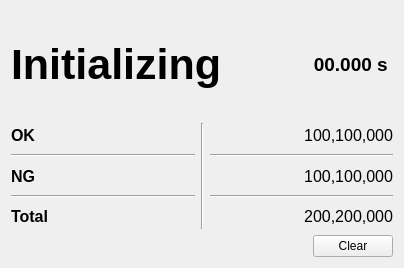
<?xml version="1.0" encoding="UTF-8"?>
<ui version="4.0">
 <class>ShowInfo4Result</class>
 <widget class="QWidget" name="ShowInfo4Result">
  <property name="geometry">
   <rect>
    <x>0</x>
    <y>0</y>
    <width>404</width>
    <height>268</height>
   </rect>
  </property>
  <property name="windowTitle">
   <string>Form</string>
  </property>
  <layout class="QVBoxLayout" name="verticalLayout_3" stretch="1,1,0">
   <item>
    <layout class="QHBoxLayout" name="horizontalLayout_2" stretch="7,3">
     <item>
      <widget class="QLabel" name="label_Status">
       <property name="font">
        <font>
         <pointsize>32</pointsize>
         <bold>true</bold>
        </font>
       </property>
       <property name="text">
        <string>Initializing</string>
       </property>
      </widget>
     </item>
     <item>
      <widget class="QLabel" name="label_Time">
       <property name="font">
        <font>
         <pointsize>14</pointsize>
         <bold>true</bold>
        </font>
       </property>
       <property name="text">
        <string>00.000 s </string>
       </property>
       <property name="alignment">
        <set>Qt::AlignRight|Qt::AlignTrailing|Qt::AlignVCenter</set>
       </property>
      </widget>
     </item>
    </layout>
   </item>
   <item>
    <layout class="QHBoxLayout" name="horizontalLayout">
     <item>
      <layout class="QVBoxLayout" name="verticalLayout_2">
       <item>
        <widget class="QLabel" name="label_OK">
         <property name="font">
          <font>
           <pointsize>12</pointsize>
           <bold>true</bold>
          </font>
         </property>
         <property name="text">
          <string>OK</string>
         </property>
        </widget>
       </item>
       <item>
        <widget class="Line" name="line_2">
         <property name="orientation">
          <enum>Qt::Horizontal</enum>
         </property>
        </widget>
       </item>
       <item>
        <widget class="QLabel" name="label_NG">
         <property name="font">
          <font>
           <pointsize>12</pointsize>
           <bold>true</bold>
          </font>
         </property>
         <property name="text">
          <string>NG</string>
         </property>
        </widget>
       </item>
       <item>
        <widget class="Line" name="line_3">
         <property name="orientation">
          <enum>Qt::Horizontal</enum>
         </property>
        </widget>
       </item>
       <item>
        <widget class="QLabel" name="label_Total">
         <property name="font">
          <font>
           <pointsize>12</pointsize>
           <bold>true</bold>
          </font>
         </property>
         <property name="text">
          <string>Total</string>
         </property>
        </widget>
       </item>
      </layout>
     </item>
     <item>
      <widget class="Line" name="line">
       <property name="orientation">
        <enum>Qt::Vertical</enum>
       </property>
      </widget>
     </item>
     <item>
      <layout class="QVBoxLayout" name="verticalLayout">
       <item>
        <widget class="QLabel" name="label_OK_number">
         <property name="font">
          <font>
           <pointsize>12</pointsize>
           <bold>false</bold>
          </font>
         </property>
         <property name="text">
          <string>100,100,000</string>
         </property>
         <property name="alignment">
          <set>Qt::AlignRight|Qt::AlignTrailing|Qt::AlignVCenter</set>
         </property>
        </widget>
       </item>
       <item>
        <widget class="Line" name="line_4">
         <property name="orientation">
          <enum>Qt::Horizontal</enum>
         </property>
        </widget>
       </item>
       <item>
        <widget class="QLabel" name="label_NG_number">
         <property name="font">
          <font>
           <pointsize>12</pointsize>
           <bold>false</bold>
          </font>
         </property>
         <property name="text">
          <string>100,100,000</string>
         </property>
         <property name="alignment">
          <set>Qt::AlignRight|Qt::AlignTrailing|Qt::AlignVCenter</set>
         </property>
        </widget>
       </item>
       <item>
        <widget class="Line" name="line_5">
         <property name="orientation">
          <enum>Qt::Horizontal</enum>
         </property>
        </widget>
       </item>
       <item>
        <widget class="QLabel" name="label_Total_number">
         <property name="font">
          <font>
           <pointsize>12</pointsize>
           <bold>false</bold>
          </font>
         </property>
         <property name="text">
          <string>200,200,000</string>
         </property>
         <property name="alignment">
          <set>Qt::AlignRight|Qt::AlignTrailing|Qt::AlignVCenter</set>
         </property>
        </widget>
       </item>
      </layout>
     </item>
    </layout>
   </item>
   <item>
    <layout class="QHBoxLayout" name="horizontalLayout_3">
     <item>
      <spacer name="horizontalSpacer">
       <property name="orientation">
        <enum>Qt::Horizontal</enum>
       </property>
       <property name="sizeHint" stdset="0">
        <size>
         <width>40</width>
         <height>20</height>
        </size>
       </property>
      </spacer>
     </item>
     <item>
      <widget class="QPushButton" name="btnClear">
       <property name="text">
        <string>Clear</string>
       </property>
      </widget>
     </item>
    </layout>
   </item>
  </layout>
 </widget>
 <resources/>
 <connections/>
</ui>
